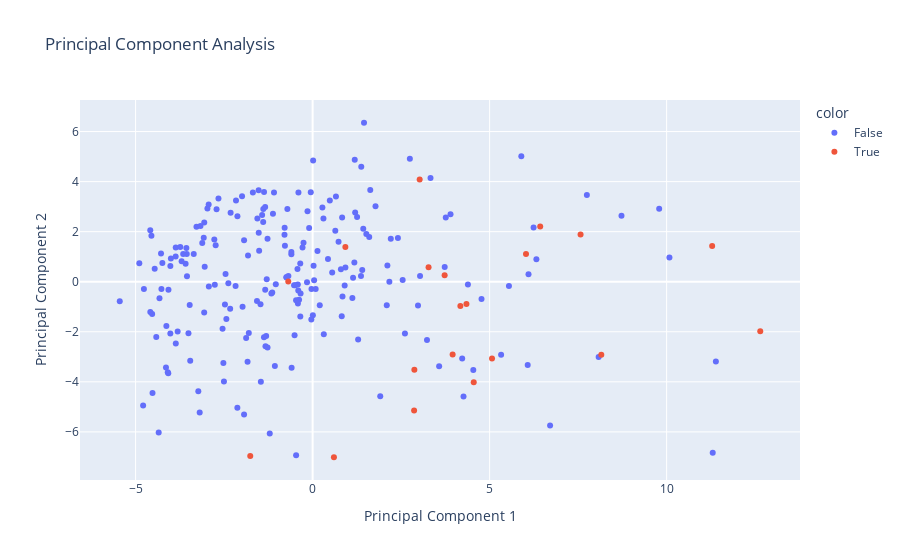

The code cell stored with this chart in its notebook:
### Code cell
# Plot the top two components against eachother
px.scatter(x = PC1,
           y = PC2,
           color = header_counts2,
           hover_name = master_brands["UnivDogID"],
           title = "Principal Component Analysis",
           labels = {"x": "Principal Component 1", "y": "Principal Component 2"})

### Figure 1 — Plotly figure (JSON) as saved in the notebook; plotly's stock layout.template omitted (floating-point values rounded to 4 significant figures; data arrays with more than 128 entries replaced by an {"elided": "..."} marker saying what was removed)
{"data": [{"hovertemplate": "<b>%{hovertext}</b><br><br>color=False<br>Principal Component 1=%{x}<br>Principal Component 2=%{y}<extra></extra>", "hovertext": {"elided": "211 str values"}, "legendgroup": "False", "marker": {"color": "#636efa", "symbol": "circle"}, "mode": "markers", "name": "False", "orientation": "v", "showlegend": true, "type": "scatter", "x": {"elided": "211 float values"}, "xaxis": "x", "y": {"elided": "211 float values"}, "yaxis": "y"}, {"hovertemplate": "<b>%{hovertext}</b><br><br>color=True<br>Principal Component 1=%{x}<br>Principal Component 2=%{y}<extra></extra>", "hovertext": ["F156", "F343", "F114", "F100", "F246", "F219", "F162", "F239", "E320", "E432", "F248", "F210", "E419", "E411", "E151", "E031", "E343", "E481", "E040", "E264"], "legendgroup": "True", "marker": {"color": "#EF553B", "symbol": "circle"}, "mode": "markers", "name": "True", "orientation": "v", "showlegend": true, "type": "scatter", "x": [4.551, 5.068, -1.761, 4.174, 3.024, 4.345, 6.429, 0.6022, 8.155, 0.9251, 12.64, 2.874, -0.6872, 2.867, 3.729, 6.027, 11.29, 7.569, 3.955, 3.275], "xaxis": "x", "y": [-4.012, -3.073, -6.967, -0.9669, 4.085, -0.8855, 2.207, -7.014, -2.92, 1.386, -1.982, -3.516, 0.01004, -5.15, 0.2578, 1.106, 1.425, 1.881, -2.911, 0.5732], "yaxis": "y"}], "layout": {"legend": {"title": {"text": "color"}, "tracegroupgap": 0}, "title": {"text": "Principal Component Analysis"}, "xaxis": {"anchor": "y", "domain": [0, 1], "title": {"text": "Principal Component 1"}}, "yaxis": {"anchor": "x", "domain": [0, 1], "title": {"text": "Principal Component 2"}}}}
